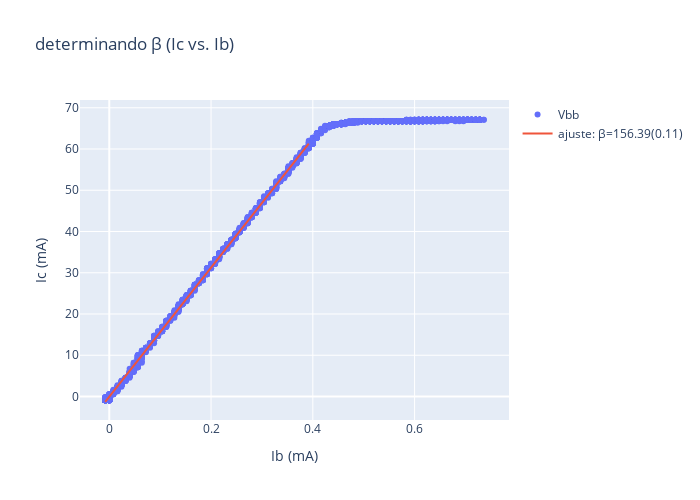

The notebook cell this image was saved under:
### Code cell
yfit = funcfit(x0,pfit[0],pfit[1]) # calculando a função ajustada 
label = 'ajuste: β={:1.5g}({:.2g})'.format(pfit[1],sigma[1]) # legenda para gráfico
trace = go.Scatter(x=x0, y=yfit, mode='lines', name=label) 
fig3 = fig3.add_trace(trace)
fig3.show()

### Figure 1 — Plotly figure (JSON) as saved in the notebook; plotly's stock layout.template omitted (floating-point values rounded to 4 significant figures; data arrays with more than 128 entries replaced by an {"elided": "..."} marker saying what was removed)
{"data": [{"mode": "markers", "name": "Vbb", "type": "scatter", "x": {"elided": "2500 float values"}, "y": {"elided": "2500 float values"}}, {"mode": "lines", "name": "ajuste: β=156.39(0.11)", "type": "scatter", "x": {"elided": "1462 float values"}, "y": {"elided": "1462 float values"}}], "layout": {"height": 500, "title": {"text": "determinando β (Ic vs. Ib)"}, "width": 700, "xaxis": {"autorange": true, "range": [-0.05795, 0.786], "title": {"text": "Ib (mA)"}, "type": "linear"}, "yaxis": {"autorange": true, "range": [-5.697, 71.88], "title": {"text": "Ic (mA)"}, "type": "linear"}}}
